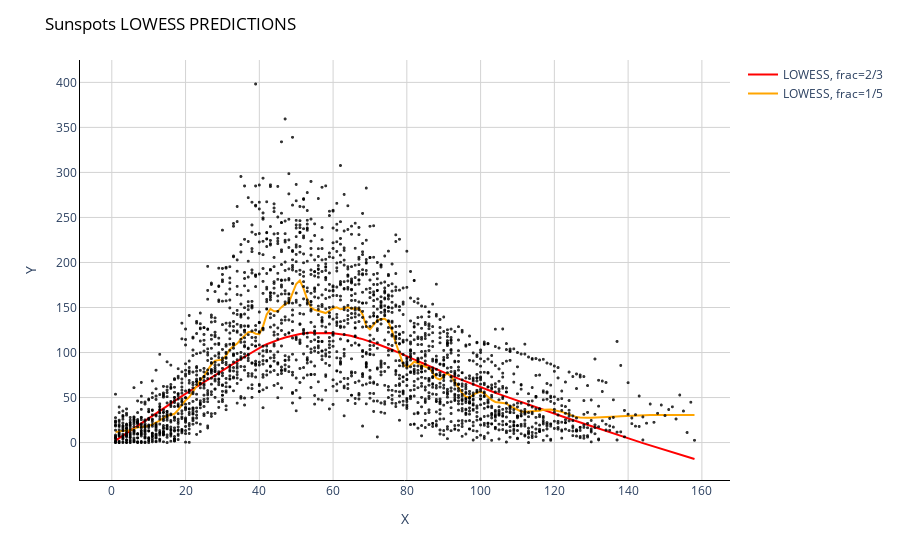

Write notebook code for a chart like this one.
### Code cell
# Create a scatter plot
fig = px.scatter(df, x=df['X'], y=df['Y'], 
                 opacity=0.8, color_discrete_sequence=['black'])

# Add the prediction line
# fig.add_traces(go.Scatter(x=x_range, y=y_range, name='Linear Regression', line=dict(color='limegreen')))
fig.add_traces(go.Scatter(x=y_hat1[:,0], y=y_hat1[:,1], name='LOWESS, frac=2/3', line=dict(color='red')))
fig.add_traces(go.Scatter(x=y_hat2[:,0], y=y_hat2[:,1], name='LOWESS, frac=1/25', line=dict(color='orange')))

# Change chart background color
fig.update_layout(dict(plot_bgcolor = 'white'))

# Update axes lines
fig.update_xaxes(showgrid=True, gridwidth=1, gridcolor='lightgrey', 
                 zeroline=True, zerolinewidth=1, zerolinecolor='lightgrey', 
                 showline=True, linewidth=1, linecolor='black')

fig.update_yaxes(showgrid=True, gridwidth=1, gridcolor='lightgrey', 
                 zeroline=True, zerolinewidth=1, zerolinecolor='lightgrey', 
                 showline=True, linewidth=1, linecolor='black')

# Set figure title
fig.update_layout(title=dict(text="Sunspots LOWESS PREDICTIONS", 
                             font=dict(color='black')))

# Update marker size
fig.update_traces(marker=dict(size=3))

fig.show()

### Figure 1 — Plotly figure (JSON) as saved in the notebook; plotly's stock layout.template omitted (floating-point values rounded to 4 significant figures; data arrays with more than 128 entries replaced by an {"elided": "..."} marker saying what was removed)
{"data": [{"hovertemplate": "X=%{x}<br>Y=%{y}<extra></extra>", "legendgroup": "", "marker": {"color": "black", "opacity": 0.8, "size": 3, "symbol": "circle"}, "mode": "markers", "name": "", "showlegend": false, "type": "scattergl", "x": {"elided": "2497 int values"}, "xaxis": "x", "y": {"elided": "2497 float values"}, "yaxis": "y"}, {"line": {"color": "red"}, "marker": {"size": 3}, "name": "LOWESS, frac=2/3", "type": "scatter", "x": {"elided": "2497 int values"}, "y": {"elided": "2497 float values"}}, {"line": {"color": "orange"}, "marker": {"size": 3}, "name": "LOWESS, frac=1/5", "type": "scatter", "x": {"elided": "2497 int values"}, "y": {"elided": "2497 float values"}}], "layout": {"legend": {"tracegroupgap": 0}, "margin": {"t": 60}, "plot_bgcolor": "white", "title": {"font": {"color": "black"}, "text": "Sunspots LOWESS PREDICTIONS"}, "xaxis": {"anchor": "y", "domain": [0, 1], "gridcolor": "lightgrey", "gridwidth": 1, "linecolor": "black", "linewidth": 1, "showgrid": true, "showline": true, "title": {"text": "X"}, "zeroline": true, "zerolinecolor": "lightgrey", "zerolinewidth": 1}, "yaxis": {"anchor": "x", "domain": [0, 1], "gridcolor": "lightgrey", "gridwidth": 1, "linecolor": "black", "linewidth": 1, "showgrid": true, "showline": true, "title": {"text": "Y"}, "zeroline": true, "zerolinecolor": "lightgrey", "zerolinewidth": 1}}}
